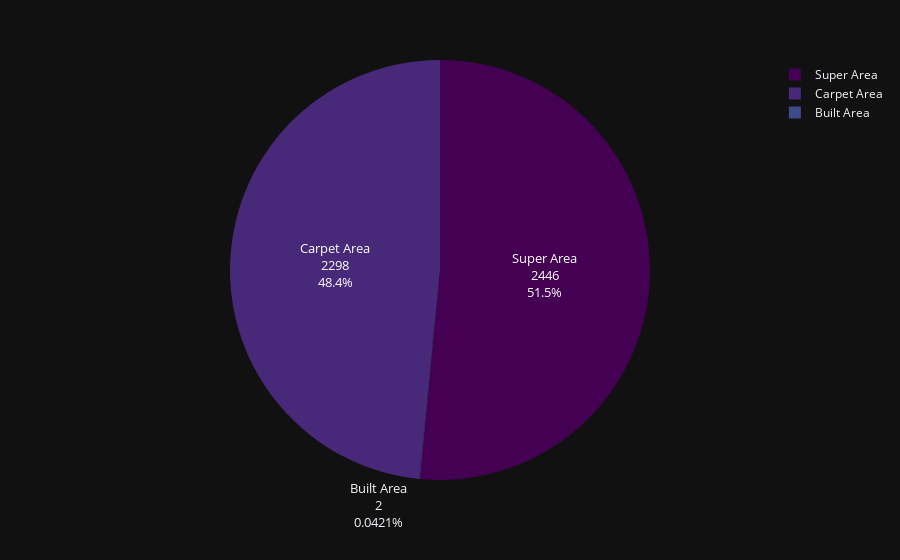
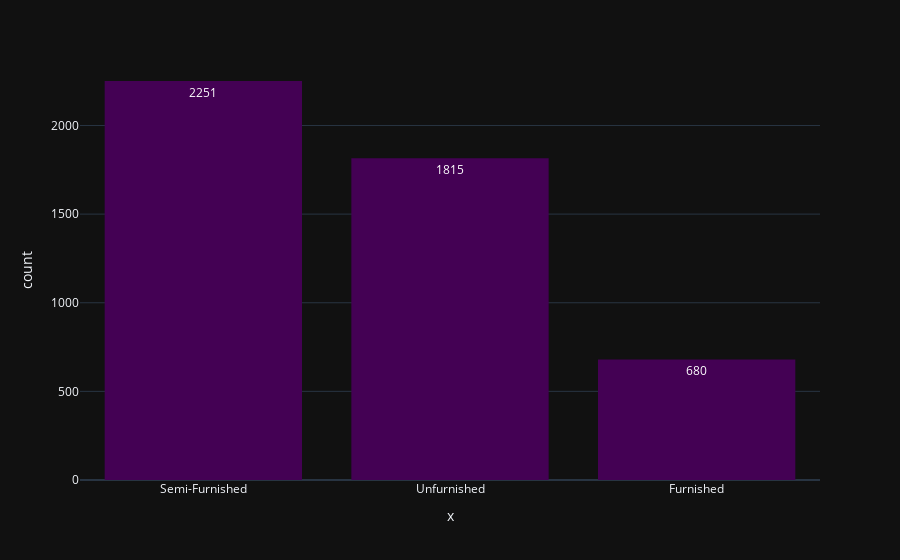

Here is the notebook cell these charts were saved with, in order:
### Code cell
get_pie(df,'Area Type')
get_histogram(df,'Furnishing Status')

### Figure 1 — Plotly figure (JSON) as saved in the notebook; plotly's stock layout.template omitted (floating-point values rounded to 4 significant figures)
{"data": [{"domain": {"x": [0, 1], "y": [0, 1]}, "hovertemplate": "label=%{label}<br>value=%{value}<extra></extra>", "labels": ["Super Area", "Carpet Area", "Built Area"], "legendgroup": "", "name": "", "showlegend": true, "textfont": {"size": 13}, "textinfo": "label+percent+value", "type": "pie", "values": [2446, 2298, 2]}], "layout": {"legend": {"tracegroupgap": 0}, "margin": {"t": 60}, "piecolorway": ["#440154", "#482878", "#3e4989", "#31688e", "#26828e", "#1f9e89", "#35b779", "#6ece58", "#b5de2b", "#fde725"]}}

### Figure 2 — Plotly figure (JSON) as saved in the notebook; plotly's stock layout.template omitted (floating-point values rounded to 4 significant figures; data arrays with more than 128 entries replaced by an {"elided": "..."} marker saying what was removed)
{"data": [{"alignmentgroup": "True", "bingroup": "x", "hovertemplate": "x=%{x}<br>count=%{y}<extra></extra>", "legendgroup": "", "marker": {"color": "#440154", "pattern": {"shape": ""}}, "name": "", "offsetgroup": "", "orientation": "v", "showlegend": false, "texttemplate": "%{value}", "type": "histogram", "x": {"elided": "4746 str values"}, "xaxis": "x", "yaxis": "y"}], "layout": {"barmode": "relative", "legend": {"tracegroupgap": 0}, "margin": {"t": 60}, "xaxis": {"anchor": "y", "categoryorder": "total descending", "domain": [0, 1], "title": {"text": "x"}}, "yaxis": {"anchor": "x", "domain": [0, 1], "title": {"text": "count"}}}}
